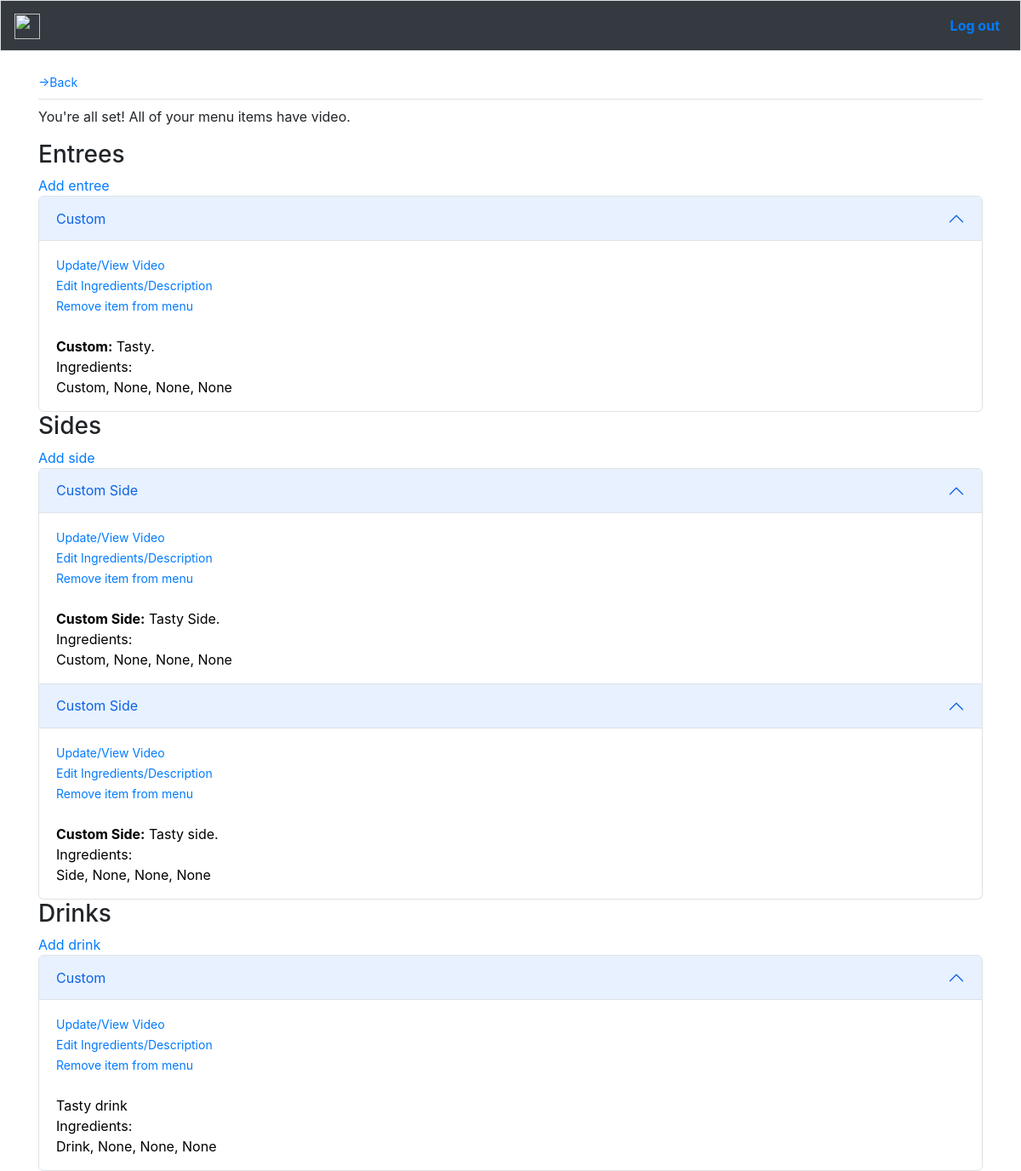
Screenshot of /edit_custom_menu/1/ (signed in) with the database file from the repository.
### core/models.py (models this page shows)
class CustomEntree(models.Model):
	custom_menu = models.ForeignKey(CustomMenu, on_delete=models.CASCADE)
	name = models.CharField(max_length=100)
	ingredient1 = models.CharField(max_length=100, null=True, blank=True)
	ingredient2 = models.CharField(max_length=100, null=True, blank=True)
	ingredient3 = models.CharField(max_length=100, null=True, blank=True)
	ingredient4 = models.CharField(max_length=100, null=True, blank=True)
	ingredient5 = models.CharField(max_length=100, null=True, blank=True)
	ingredient6 = models.CharField(max_length=100, null=True, blank=True)
	ingredient7 = models.CharField(max_length=100, null=True, blank=True)
	ingredient8 = models.CharField(max_length=100, null=True, blank=True)
	ingredient9 = models.CharField(max_length=100, null=True, blank=True)
	ingredient10 = models.CharField(max_length=100, null=True, blank=True)
	description = models.TextField(null=True, blank=True)
	def __str__(self):
		return f"{self.name}"

class CustomSideDish(models.Model):
	custom_menu = models.ForeignKey(CustomMenu, on_delete=models.CASCADE)
	name = models.CharField(max_length=100)
	ingredient1 = models.CharField(max_length=100, null=True, blank=True)
	ingredient2 = models.CharField(max_length=100, null=True, blank=True)
	ingredient3 = models.CharField(max_length=100, null=True, blank=True)
	ingredient4 = models.CharField(max_length=100, null=True, blank=True)
	ingredient5 = models.CharField(max_length=100, null=True, blank=True)
	ingredient6 = models.CharField(max_length=100, null=True, blank=True)
	ingredient7 = models.CharField(max_length=100, null=True, blank=True)
	ingredient8 = models.CharField(max_length=100, null=True, blank=True)
	ingredient9 = models.CharField(max_length=100, null=True, blank=True)
	ingredient10 = models.CharField(max_length=100, null=True, blank=True)
	description = models.TextField(null=True, blank=True)
	def __str__(self):
		return f"{self.name}"

class CustomDrink(models.Model):
	custom_menu = models.ForeignKey(CustomMenu, on_delete=models.CASCADE)
	name = models.CharField(max_length=100)
	ingredient1 = models.CharField(max_length=100, null=True, blank=True)
	ingredient2 = models.CharField(max_length=100, null=True, blank=True)
	ingredient3 = models.CharField(max_length=100, null=True, blank=True)
	ingredient4 = models.CharField(max_length=100, null=True, blank=True)
	ingredient5 = models.CharField(max_length=100, null=True, blank=True)
	ingredient6 = models.CharField(max_length=100, null=True, blank=True)
	ingredient7 = models.CharField(max_length=100, null=True, blank=True)
	ingredient8 = models.CharField(max_length=100, null=True, blank=True)
	ingredient9 = models.CharField(max_length=100, null=True, blank=True)
	ingredient10 = models.CharField(max_length=100, null=True, blank=True)
	description = models.TextField(null=True, blank=True)
	def __str__(self):
		return f"{self.name}"

### core/views.py (the view)
# urls.py: path('edit_custom_menu/<int:user_id>/', views.edit_custom_menu, name='edit_custom_menu'),
def edit_custom_menu(request, user_id):
	user = Account.objects.get(id=user_id)
	entrees = [entree for entree in CustomEntree.objects.all() if str(entree.custom_menu.custom_menu_owner.owner) == str(request.user.email)]
	sides = [side for side in CustomSideDish.objects.all() if str(side.custom_menu.custom_menu_owner.owner) == str(request.user.email)]
	drinks = [drink for drink in CustomDrink.objects.all() if str(drink.custom_menu.custom_menu_owner.owner) == str(request.user.email)]
	context = {'user':user, 'entrees':entrees, 'sides':sides, 'drinks':drinks
		}
	return render(request, 'core/edit_custom_menu.html', context)

### users/models.py (called while the page is built)
	def __str__(self):
		return self.email

### core/templates/core/edit_custom_menu.html (shortened to what this page needs)
<!DOCTYPE html>
<html>
{% extends 'core/base.html' %}
{% load bootstrap5 %}
{% block navbar %}
<head>
</head>
<body>
<small><a href="{% url 'core:home' %}">->Back</a></small><br>
{% endblock navbar %}
{% block content %}
{% for item in no_video %}
	<p><b>{{ item }}</b><br>
{% empty %}
	<p>You're all set! All of your menu items have video.</p>
{% endfor %}
<h3>Entrees</h3>
<a href="{% url 'core:add_custom_entree' user.id %}">Add entree</a>
<div class="accordion" id="accordionExample">
	{% for entree in entrees %}
  <div class="accordion-item">
    <h2 class="accordion-header" id="entree{{ entree.id }}">
      <button class="accordion-button" type="button" data-bs-toggle="collapse" data-bs-target="#collapseOne" aria-expanded="true" aria-controls="collapseOne">
        {{ entree }}
      </button>
    </h2>
    <div id="collapseOne" class="accordion-collapse collapse show" aria-labelledby="entree{{ entree.id }}" data-bs-parent="#accordionExample">
      <div class="accordion-body">
      	<small><a href="{% url 'core:add_main_course_video' entree.id %}">Update/View Video</a></small><br>
    		<small><a href="{% url 'core:edit_main_course' entree.id %}">Edit Ingredients/Description</a></small><br>
    		<small><a href="">Remove item from menu</a></small><br><br>
        <strong>{{ entree.name }}:</strong> {{ entree.description }}.<br> Ingredients:<br>{{ entree.ingredient1 }}, {{ entree.ingredient2 }}, {{ entree.ingredient3 }}, {{ entree.ingredient4 }}
      </div>
    </div>
  </div>
  {% endfor %}
</div>
<h3>Sides</h3>
<a href="{% url 'core:add_custom_side' user.id %}">Add side</a>
<div class="accordion" id="accordionExample">
	{% for side in sides %}
  <div class="accordion-item">
    <h2 class="accordion-header" id="side{{ side.id }}">
      <button class="accordion-button" type="button" data-bs-toggle="collapse" data-bs-target="#collapseOne" aria-expanded="true" aria-controls="collapseOne">
        {{ side }}
      </button>
    </h2>
    <div id="collapseOne" class="accordion-collapse collapse show" aria-labelledby="side{{ side.id }}" data-bs-parent="#accordionExample">
      <div class="accordion-body">
      	<small><a href="{% url 'core:add_side_dish_video' side.id %}">Update/View Video</a></small><br>
    		<small><a href="{% url 'core:edit_side_dish' side.id %}">Edit Ingredients/Description</a></small><br>
    		<small><a href="">Remove item from menu</a></small><br><br>
        <strong>{{ side.name }}:</strong> {{ side.description }}.<br> Ingredients:<br>{{ side.ingredient1 }}, {{ side.ingredient2 }}, {{ side.ingredient3 }}, {{ side.ingredient4 }}
      </div>
    </div>
  </div>
  {% endfor %}
</div>
<h3>Drinks</h3>
<a href="{% url 'core:add_custom_drink' user.id %}">Add drink</a>
<div class="accordion" id="accordionExample">
	{% for drink in drinks %}
  <div class="accordion-item">
    <h2 class="accordion-header" id="drink{{ drink.id }}">
      <button class="accordion-button" type="button" data-bs-toggle="collapse" data-bs-target="#collapseOne" aria-expanded="true" aria-controls="collapseOne">
        {{ drink }}
      </button>
    </h2>
    <div id="collapseOne" class="accordion-collapse collapse show" aria-labelledby="drink{{ drink.id }}" data-bs-parent="#accordionExample">
      <div class="accordion-body">
      	<small><a href="{% url 'core:add_drink_video' drink.id %}">Update/View Video</a></small><br>
    		<small><a href="{% url 'core:edit_drink' drink.id %}">Edit Ingredients/Description</a></small><br>
    		<small><a href="">Remove item from menu</a></small><br><br>
        <strong>{{ side.name }}</strong> {{ drink.description }}<br> Ingredients:<br>{{ drink.ingredient1 }}, {{ drink.ingredient2 }}, {{ drink.ingredient3 }}, {{ drink.ingredient4 }}
      </div>
    </div>
  </div>
  {% endfor %}
</div>
{% endblock content %}

### rows the page displays
CustomEntree: name "Custom", description "Tasty", ingredient1 "Custom", ingredient2 "None", ingredient3 "None", ingredient4 "None"
CustomSideDish: name "Custom Side", description "Tasty Side", ingredient1 "Custom", ingredient2 "None", ingredient3 "None", ingredient4 "None"
CustomSideDish: name "Custom Side", description "Tasty side", ingredient1 "Side", ingredient2 "None", ingredient3 "None", ingredient4 "None"
CustomDrink: name "Custom", description "Tasty drink", ingredient1 "Drink", ingredient2 "None", ingredient3 "None", ingredient4 "None"
